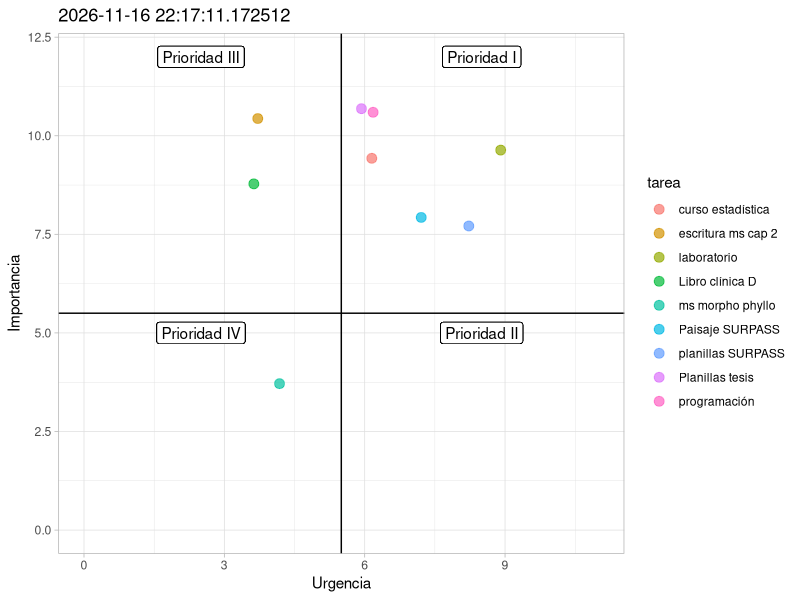

Write the R code that produced this figure.
## ---- chunk 1
knitr::opts_chunk$set(echo = F, warning = F, message = F)
## ---- chunk 2

library(tibble)

# Escala de importancia va de 0 - 10

tareas <- tribble(
     ~ tarea, ~ importancia, ~ urgencia,
     "planillas SURPASS", 8, 8,
     "curso estadística", 10, 6,
     "programación", 10, 6,
     "laboratorio", 10, 9,
     "escritura ms cap 2", 10, 4,
     "Planillas tesis", 10, 6,
     "ms morpho phyllo", 3, 4,
     "Paisaje SURPASS", 8, 7,
     "Libro clínica D", 8, 4
)

library(ggplot2)


ggplot(tareas, aes(urgencia, importancia)) +
     xlim(c(0, 11)) + ylim(c(0, 12)) +
        geom_vline(xintercept = mean(1:10)) +
        geom_hline(yintercept = mean(1:10)) +
        geom_label(x = mean(0:5.5), y = 12, label = "Prioridad III") +
        geom_label(x = mean(0:5.5), y = 5, label = "Prioridad IV") +
        geom_label(x = mean(5.5:12), y = 12, label = "Prioridad I") +
        geom_label(x = mean(5.5:12), y = 5, label = "Prioridad II") + 
        geom_jitter(aes(color = tarea), size = 3, alpha = 0.7) + 
        theme_light() +
        labs(x = "Urgencia", y = "Importancia") +
        ggtitle(label = paste(Sys.time()))
        
